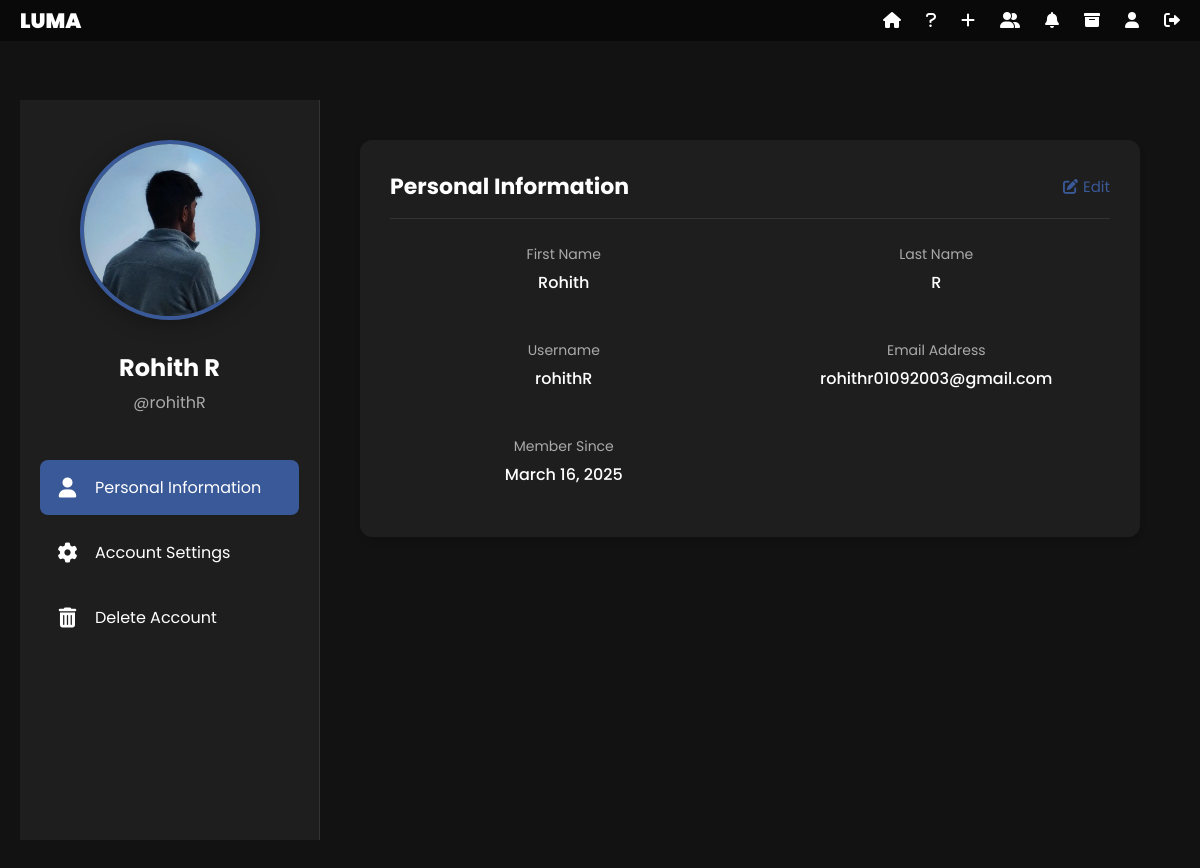
Page /profile/ (signed in) on the committed database.
### chat/models.py (models this page shows, shortened)
class User(AbstractBaseUser):
    first_name = models.CharField(max_length=30)
    last_name = models.CharField(max_length=30)
    username = models.CharField(max_length=30, unique=True)
    email = models.EmailField(unique=True)
    profile_picture = models.ImageField(upload_to='profile_pics', blank=True, null=True)  # Removed trailing slash
    created_at = models.DateTimeField(auto_now_add=True)
    is_active = models.BooleanField(default=True)
    is_admin = models.BooleanField(default=False)
    is_banned = models.BooleanField(default=False)
    ban_expiry = models.DateTimeField(null=True, blank=True)
    ban_reason = models.TextField(blank=True, null=True)
    objects = UserManager()
    USERNAME_FIELD = 'username'
    REQUIRED_FIELDS = ['email', 'first_name', 'last_name']
    class Meta:
        db_table = 'chat_user'
    def is_currently_banned(self):
        if not self.is_banned:
            return False
        if self.ban_expiry and timezone.now() > self.ban_expiry:
            self.unban_user()
            return False
        return True

### chat/views.py (the view, shortened to what this page needs)
# urls.py: path('profile/', views.profile, name='profile'),
@login_required
def profile(request):
    user = request.user
    return render(request, 'profile.html', {'user': user})

### templates/profile.html (shortened to what this page needs)
{% extends 'base.html' %}
{% block content %}
<div class="profile-container">
    <div class="profile-sidebar">
        <div class="profile-picture-container">
            <div class="profile-picture" id="profilePicContainer">
                {% if user.profile_picture %}
                    <img src="{{ user.profile_picture.url }}" alt="{{ user.username }}'s profile picture">
                {% else %}
                    <span style="font-size: 50px; color: #fff;">{{ user.first_name|first }}{{ user.last_name|first }}</span>
                {% endif %}
            </div>
        </div>
        <div class="user-name">{{ user.first_name }} {{ user.last_name }}</div>
        <div class="user-username">@{{ user.username }}</div>
        <div class="sidebar-nav">
            <div class="nav-item active" onclick="showSection('personal-info')">
                <i class="fas fa-user"></i> Personal Information
            </div>
            <div class="nav-item" onclick="showSection('account-settings')">
                <i class="fas fa-cog"></i> Account Settings
            </div>
            <div class="nav-item" onclick="showSection('delete-account')">
                <i class="fas fa-trash-alt"></i> Delete Account
            </div>
        </div>
    </div>
    <div class="profile-content">
        <div id="personal-info" class="content-section">
            <div class="section-header">
                <h2 class="section-title">Personal Information</h2>
                <div class="edit-link" onclick="openEditProfileModal()">
                    <i class="fas fa-edit"></i> Edit
                </div>
            </div>
            <div class="info-grid">
                <div class="info-item">
                    <div class="info-label">First Name</div>
                    <div class="info-value">{{ user.first_name }}</div>
                </div>
                <div class="info-item">
                    <div class="info-label">Last Name</div>
                    <div class="info-value">{{ user.last_name }}</div>
                </div>
                <div class="info-item">
                    <div class="info-label">Username</div>
                    <div class="info-value">{{ user.username }}</div>
                </div>
                <div class="info-item">
                    <div class="info-label">Email Address</div>
                    <div class="info-value">{{ user.email }}</div>
                </div>
                <div class="info-item">
                    <div class="info-label">Member Since</div>
                    <div class="info-value">{{ user.created_at|date:"F j, Y" }}</div>
                </div>
            </div>
        </div>
    </div>
</div>
{% endblock %}

### templates/base.html (style rules this page uses)
* { margin: 0; padding: 0; box-sizing: border-box; font-family: "Poppins", sans-serif; user-select: none; scrollbar-width: none; }
body { background-color: #121212; color: white; }

### templates/profile.html (style rules this page uses)
body, html { margin: 0; padding: 0; height: 100%; width: 100%; background-color: #121212; color: #FFFFFF; font-family: 'Segoe UI', Tahoma, Geneva, Verdana, sans-serif; }
.profile-container { min-height: calc(100vh - 60px); display: grid; grid-template-columns: 300px 1fr; background-color: #121212; }
.profile-sidebar { background-color: #1E1E1E; padding: 40px 20px; display: flex; flex-direction: column; align-items: center; border-right: 1px solid #333; position: relative; }
.profile-picture-container { position: relative; margin-bottom: 30px; width: 180px; height: 180px; }
.profile-picture { width: 100%; height: 100%; border-radius: 50%; background-color: #2d2d2d; display: flex; align-items: center; justify-content: center; cursor: pointer; overflow: hidden; position: relative; border: 4px solid #3a5998; box-shadow: 0 4px 20px rgba(0, 0, 0, 0.3); transition: all 0.3s ease; }
.profile-picture img { width: 100%; height: 100%; object-fit: cover; }
.user-name { font-size: 24px; font-weight: bold; margin-bottom: 5px; text-align: center; }
.user-username { color: #aaa; margin-bottom: 25px; font-size: 16px; }
.sidebar-nav { width: 100%; margin-top: 20px; }
.nav-item { display: flex; align-items: center; padding: 15px; margin-bottom: 10px; border-radius: 8px; cursor: pointer; transition: all 0.2s ease; }
.nav-item:hover, .nav-item.active { background-color: #3a5998; }
.nav-item i { margin-right: 15px; font-size: 20px; width: 25px; text-align: center; }
.profile-content { padding: 40px; overflow-y: auto; }
.content-section { background-color: #1E1E1E; border-radius: 12px; padding: 30px; margin-bottom: 30px; box-shadow: 0 4px 6px rgba(0, 0, 0, 0.1); animation: fadeIn 0.5s ease-in-out; }
.section-header { display: flex; justify-content: space-between; align-items: center; margin-bottom: 25px; padding-bottom: 15px; border-bottom: 1px solid #333; }
.section-title { font-size: 22px; font-weight: bold; color: #fff; }
.edit-link { color: #3a5998; cursor: pointer; font-size: 15px; display: flex; align-items: center; }
.edit-link i { margin-right: 5px; }
.info-grid { display: grid; grid-template-columns: repeat(2, 1fr); gap: 25px; }
.info-item { margin-bottom: 20px; }
.info-label { color: #aaa; font-size: 14px; margin-bottom: 5px; }
.info-value { font-size: 16px; font-weight: 500; }

### rows in the picture
User: profile_picture (picture), first_name "Rohith", last_name "R", username "rohithR", email "rohithr01092003@gmail.com", created_at "March 16, 2025"
